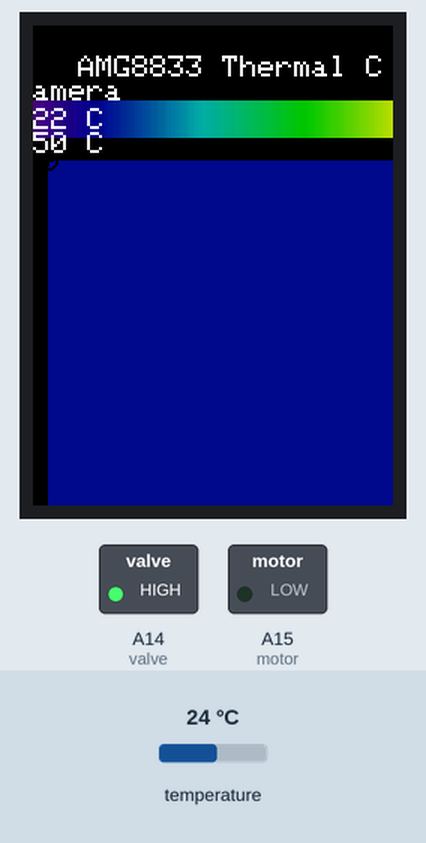
A sketch run on a simulated Arduino Mega 2560, built for the host (arithmetic inside an expression is 32-bit, double 64-bit). On the bench: 240×320 colour display, switched loads named in the sketch (green lamp = pin HIGH). The inputs (shaded band) are chosen by the test bench; at power-on: temperature 24 °C. What the sketch prints to the serial monitor is not drawn.

Above: at 1.9 s.
2.0 s: temperature set to 41 °C
At 2.4 s:
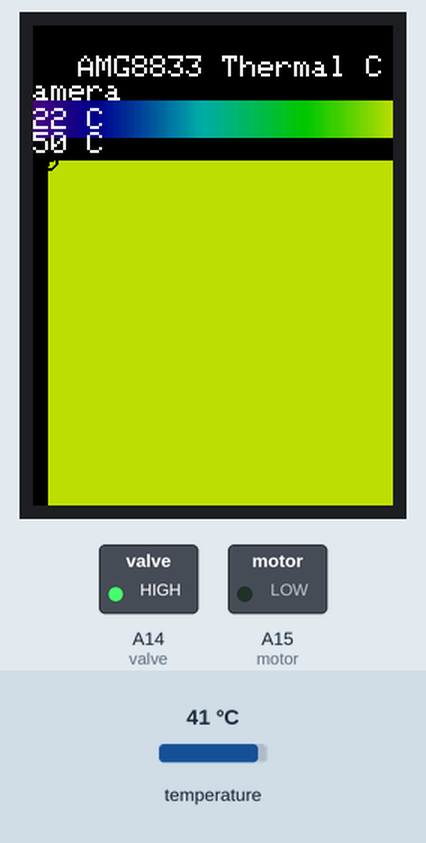
3.6 s: temperature set to 12 °C
At 4.7 s:
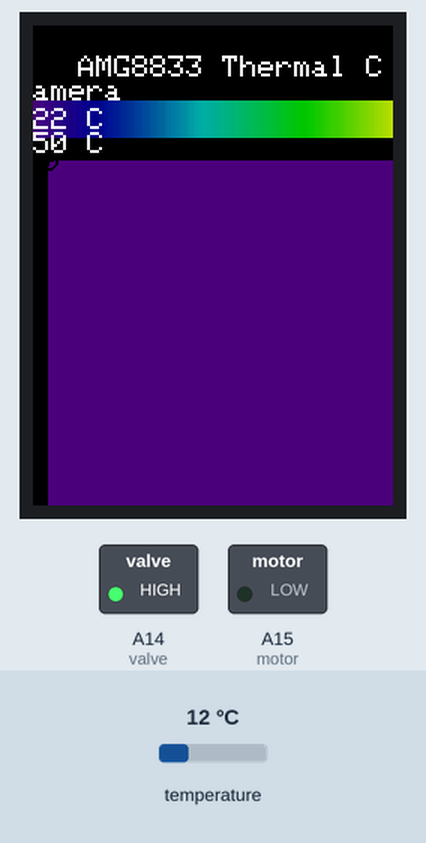
6.6 s: temperature set to 28 °C
At 7.4 s:
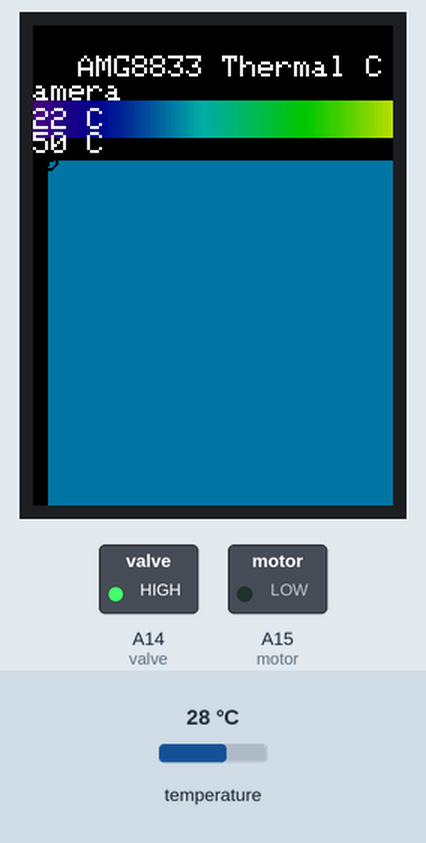
Timing chart, 0 to 9.6 s (numbered marks = the images above; inputs shaded):
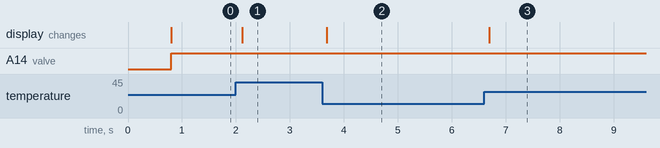

Measured:
- after the input at 2.0 s, the display: changes after 0.12 s (image 1)
- after the input at 3.6 s, the display: changes after 0.08 s (image 2)
- after the input at 6.6 s, the display: changes after 0.09 s (image 3)

The sketch:

amg8833_tft_lcd.ino
```cpp
#include <MCUFRIEND_kbv.h>
MCUFRIEND_kbv tft;

#include <Wire.h>
#include <Adafruit_AMG88xx.h>

/*______Assign names to colors and pressure_______*/
#define BLACK   0x0000
#define BLUE    0x001F
#define RED     0xF800
#define GREEN   0x07E0
#define CYAN    0x07FF
#define MAGENTA 0xF81F
#define YELLOW  0xFFE0
#define WHITE   0xFFFF
#define GRAY    0x8410


//nilai temperartur min yang ditampilkan
#define MINTEMP 22

//nilai temperartur max yang ditampilkan
#define MAXTEMP 50

#define valve A14
#define motor A15

int n;
int bil[100];
int mod[100];
int x;
int k = 1;
#define akurasi 70 //dalam persen

//the colors we will be using
int camColors[] = {0x480F,
                   0x400F, 0x400F, 0x400F, 0x4010, 0x3810, 0x3810, 0x3810, 0x3810, 0x3010, 0x3010,
                   0x3010, 0x2810, 0x2810, 0x2810, 0x2810, 0x2010, 0x2010, 0x2010, 0x1810, 0x1810,
                   0x1811, 0x1811, 0x1011, 0x1011, 0x1011, 0x0811, 0x0811, 0x0811, 0x0011, 0x0011,
                   0x0011, 0x0011, 0x0011, 0x0031, 0x0031, 0x0051, 0x0072, 0x0072, 0x0092, 0x00B2,
                   0x00B2, 0x00D2, 0x00F2, 0x00F2, 0x0112, 0x0132, 0x0152, 0x0152, 0x0172, 0x0192,
                   0x0192, 0x01B2, 0x01D2, 0x01F3, 0x01F3, 0x0213, 0x0233, 0x0253, 0x0253, 0x0273,
                   0x0293, 0x02B3, 0x02D3, 0x02D3, 0x02F3, 0x0313, 0x0333, 0x0333, 0x0353, 0x0373,
                   0x0394, 0x03B4, 0x03D4, 0x03D4, 0x03F4, 0x0414, 0x0434, 0x0454, 0x0474, 0x0474,
                   0x0494, 0x04B4, 0x04D4, 0x04F4, 0x0514, 0x0534, 0x0534, 0x0554, 0x0554, 0x0574,
                   0x0574, 0x0573, 0x0573, 0x0573, 0x0572, 0x0572, 0x0572, 0x0571, 0x0591, 0x0591,
                   0x0590, 0x0590, 0x058F, 0x058F, 0x058F, 0x058E, 0x05AE, 0x05AE, 0x05AD, 0x05AD,
                   0x05AD, 0x05AC, 0x05AC, 0x05AB, 0x05CB, 0x05CB, 0x05CA, 0x05CA, 0x05CA, 0x05C9,
                   0x05C9, 0x05C8, 0x05E8, 0x05E8, 0x05E7, 0x05E7, 0x05E6, 0x05E6, 0x05E6, 0x05E5,
                   0x05E5, 0x0604, 0x0604, 0x0604, 0x0603, 0x0603, 0x0602, 0x0602, 0x0601, 0x0621,
                   0x0621, 0x0620, 0x0620, 0x0620, 0x0620, 0x0E20, 0x0E20, 0x0E40, 0x1640, 0x1640,
                   0x1E40, 0x1E40, 0x2640, 0x2640, 0x2E40, 0x2E60, 0x3660, 0x3660, 0x3E60, 0x3E60,
                   0x3E60, 0x4660, 0x4660, 0x4E60, 0x4E80, 0x5680, 0x5680, 0x5E80, 0x5E80, 0x6680,
                   0x6680, 0x6E80, 0x6EA0, 0x76A0, 0x76A0, 0x7EA0, 0x7EA0, 0x86A0, 0x86A0, 0x8EA0,
                   0x8EC0, 0x96C0, 0x96C0, 0x9EC0, 0x9EC0, 0xA6C0, 0xAEC0, 0xAEC0, 0xB6E0, 0xB6E0,
                   0xBEE0, 0xBEE0, 0xC6E0, 0xC6E0, 0xCEE0, 0xCEE0, 0xD6E0, 0xD700, 0xDF00, 0xDEE0,
                   0xDEC0, 0xDEA0, 0xDE80, 0xDE80, 0xE660, 0xE640, 0xE620, 0xE600, 0xE5E0, 0xE5C0,
                   0xE5A0, 0xE580, 0xE560, 0xE540, 0xE520, 0xE500, 0xE4E0, 0xE4C0, 0xE4A0, 0xE480,
                   0xE460, 0xEC40, 0xEC20, 0xEC00, 0xEBE0, 0xEBC0, 0xEBA0, 0xEB80, 0xEB60, 0xEB40,
                   0xEB20, 0xEB00, 0xEAE0, 0xEAC0, 0xEAA0, 0xEA80, 0xEA60, 0xEA40, 0xF220, 0xF200,
                   0xF1E0, 0xF1C0, 0xF1A0, 0xF180, 0xF160, 0xF140, 0xF100, 0xF0E0, 0xF0C0, 0xF0A0,
                   0xF080, 0xF060, 0xF040, 0xF020, 0xF800,
                  };

Adafruit_AMG88xx amg;


#define AMG_COLS 8
#define AMG_ROWS 8
float pixels[AMG_COLS * AMG_ROWS];
float pixels2[AMG_COLS * AMG_ROWS];

#define INTERPOLATED_COLS 30  //24
#define INTERPOLATED_ROWS 30  //24


float get_point(float *p, uint8_t rows, uint8_t cols, int8_t x, int8_t y);
void set_point(float *p, uint8_t rows, uint8_t cols, int8_t x, int8_t y, float f);
void get_adjacents_1d(float *src, float *dest, uint8_t rows, uint8_t cols, int8_t x, int8_t y);
void get_adjacents_2d(float *src, float *dest, uint8_t rows, uint8_t cols, int8_t x, int8_t y);
float cubicInterpolate(float p[], float x);
float bicubicInterpolate(float p[], float x, float y);
void interpolate_image(float *src, uint8_t src_rows, uint8_t src_cols,
                       float *dest, uint8_t dest_rows, uint8_t dest_cols);
void findmod(int bil[], int n, int mod[]);

void setup() {
  delay(500);
  Serial.begin(115200);
  Serial.println("\n\nAMG88xx Interpolated Thermal Camera!");

  pinMode(motor, OUTPUT);
  pinMode(valve, OUTPUT);
  uint16_t ID = tft.readID();
  tft.begin(ID);
  tft.setRotation(0);
  tft.fillScreen(BLACK);
  colorbar();

  // default settings
  if (!amg.begin()) {
    Serial.println("Could not find a valid AMG88xx sensor, check wiring!");
    while (1) {
      delay(1);
    }
  }

  Serial.println("-- Thermal Camera Test --");
}

float pix_max, pos_x, pos_y;

void loop() {
  //read all the pixels
  amg.readPixels(pixels2);
  for (int i = 0; i < 64; i++) {
    pixels[i] = (pixels2[((((int)(i / 8) * 8) + 7) - (i % 8))]) + 2.5; //error +2.5c
    // Serial.println(pixels[i]);
  }
  //#ifdef DEBUG
  //  Serial.print("[");
  //  for (int i = 1; i <= AMG88xx_PIXEL_ARRAY_SIZE; i++) {
  //    Serial.print(pixels[(i - 1)]);
  //    Serial.print(", ");
  //    if ( i % 8 == 0 ) Serial.println();
  //  }
  //  Serial.println("]");
  //  Serial.println();
  //#endif

  float dest_2d[INTERPOLATED_ROWS * INTERPOLATED_COLS];

  // int32_t t = millis();
  interpolate_image(pixels, AMG_ROWS, AMG_COLS, dest_2d, INTERPOLATED_ROWS, INTERPOLATED_COLS);
  //#ifdef DEBUG
  //  Serial.print("Interpolation took "); Serial.print(millis() - t); Serial.println(" ms");
  //#endif


  uint16_t boxsize = min(tft.width() / INTERPOLATED_COLS, tft.height() / INTERPOLATED_COLS);
  //uint16_t boxsize = 20;
  drawpixels(dest_2d, INTERPOLATED_ROWS, INTERPOLATED_COLS, boxsize, boxsize, false);

  tft.setTextColor(WHITE);
  tft.setCursor(20, 430);
  tft.setTextSize(3);
  tft.fillRect(10, 430, 120, 30, BLACK );
  tft.print("MAX:");
  tft.fillRect(70, 430, 120, 30, BLACK );
  tft.print(pix_max);
  tft.print(" C");
  tft.drawCircle(pos_x, pos_y, 6, 0);
  tft.drawCircle(pos_x, pos_y, 5, 0);
  tft.drawLine(pos_x, pos_y - 3, pos_x, pos_y + 3, 0);
  tft.drawLine(pos_x - 3, pos_y, pos_x + 3, pos_y, 0);
  pix_max = 0;

  if (k >= akurasi) {
    //tft.setCursor(0, 420);
    tft.fillRect(260, 420, 50, 50, GREEN );
    digitalWrite(motor, 0);
    digitalWrite(valve, 1);
  }
  else {
    tft.fillRect(260, 420, 50, 50, RED );
    digitalWrite(motor, 1);
    digitalWrite(valve, 0);
  }
  Serial.println(k);


}

void drawpixels(float *p, uint8_t rows, uint8_t cols, uint8_t boxWidth, uint8_t boxHeight, boolean showVal) {
  int colorTemp;
  int warna[128];
  int i = 0;
  for (int y = 0; y < rows; y++) {
    for (int x = 0; x < cols; x++) {
      float val = get_point(p, rows, cols, x, y);
      if (val >= MAXTEMP) colorTemp = MAXTEMP;
      else if (val <= MINTEMP) colorTemp = MINTEMP;
      else colorTemp = val;

      uint8_t colorIndex = map(colorTemp, MINTEMP, MAXTEMP, 0, 255);
      colorIndex = constrain(colorIndex, 0, 255);
      //draw the pixels!
      uint16_t color;
      color = val * 2;
      tft.fillRect(boxWidth * x + 10, boxHeight * y + 90, boxWidth, boxHeight, camColors[colorIndex]);
      if (y == -x + rows || y == x || x == rows / 2 || y == rows / 2) {
        //tft.fillRect(boxWidth * x, boxHeight * y + 90, boxWidth, boxHeight, camColors[colorIndex]);
        warna[i] = camColors[colorIndex];
        i++;
      }

      if (pix_max < val) {
        pix_max = val;
        pos_x = boxWidth * x + 10;
        pos_y = boxHeight * y + 90;
      }


      if (showVal) {
        tft.setCursor(boxWidth * y + boxWidth / 2 - 12, 40 + boxHeight * x + boxHeight / 2 - 4);
        tft.setTextColor(WHITE);  tft.setTextSize(1);
        tft.print(val, 1);
      }
    }
  }
  findmod(warna, 100, mod);
}


#include <Arduino.h>

float get_point(float *p, uint8_t rows, uint8_t cols, int8_t x, int8_t y);
void set_point(float *p, uint8_t rows, uint8_t cols, int8_t x, int8_t y,
               float f);
void get_adjacents_1d(float *src, float *dest, uint8_t rows, uint8_t cols,
                      int8_t x, int8_t y);
void get_adjacents_2d(float *src, float *dest, uint8_t rows, uint8_t cols,
                      int8_t x, int8_t y);
float cubicInterpolate(float p[], float x);
float bicubicInterpolate(float p[], float x, float y);
void interpolate_image(float *src, uint8_t src_rows, uint8_t src_cols,
                       float *dest, uint8_t dest_rows, uint8_t dest_cols);

float get_point(float *p, uint8_t rows, uint8_t cols, int8_t x, int8_t y) {
  if (x < 0)
    x = 0;
  if (y < 0)
    y = 0;
  if (x >= cols)
    x = cols - 1;
  if (y >= rows)
    y = rows - 1;
  return p[y * cols + x];
}

void set_point(float *p, uint8_t rows, uint8_t cols, int8_t x, int8_t y,
               float f) {
  if ((x < 0) || (x >= cols))
    return;
  if ((y < 0) || (y >= rows))
    return;
  p[y * cols + x] = f;
}

// src is a grid src_rows * src_cols
// dest is a pre-allocated grid, dest_rows*dest_cols
void interpolate_image(float *src, uint8_t src_rows, uint8_t src_cols,
                       float *dest, uint8_t dest_rows, uint8_t dest_cols) {
  float mu_x = (src_cols - 1.0) / (dest_cols - 1.0);
  float mu_y = (src_rows - 1.0) / (dest_rows - 1.0);

  float adj_2d[16]; // matrix for storing adjacents

  for (uint8_t y_idx = 0; y_idx < dest_rows; y_idx++) {
    for (uint8_t x_idx = 0; x_idx < dest_cols; x_idx++) {
      float x = x_idx * mu_x;
      float y = y_idx * mu_y;
      // Serial.print("("); Serial.print(y_idx); Serial.print(", ");
      // Serial.print(x_idx); Serial.print(") = "); Serial.print("(");
      // Serial.print(y); Serial.print(", "); Serial.print(x); Serial.print(") =
      // ");
      get_adjacents_2d(src, adj_2d, src_rows, src_cols, x, y);
      /*
        Serial.print("[");
        for (uint8_t i=0; i<16; i++) {
        Serial.print(adj_2d[i]); Serial.print(", ");
        }
        Serial.println("]");
      */
      float frac_x = x - (int)x; // we only need the ~delta~ between the points
      float frac_y = y - (int)y; // we only need the ~delta~ between the points
      float out = bicubicInterpolate(adj_2d, frac_x, frac_y);
      // Serial.print("\tInterp: "); Serial.println(out);
      set_point(dest, dest_rows, dest_cols, x_idx, y_idx, out);
    }
  }
}

// p is a list of 4 points, 2 to the left, 2 to the right
float cubicInterpolate(float p[], float x) {
  float r = p[1] + (0.5 * x *
                    (p[2] - p[0] +
                     x * (2.0 * p[0] - 5.0 * p[1] + 4.0 * p[2] - p[3] +
                          x * (3.0 * (p[1] - p[2]) + p[3] - p[0]))));
  /*
    Serial.print("interpolating: [");
    Serial.print(p[0],2); Serial.print(", ");
    Serial.print(p[1],2); Serial.print(", ");
    Serial.print(p[2],2); Serial.print(", ");
    Serial.print(p[3],2); Serial.print("] w/"); Serial.print(x); Serial.print("
    = "); Serial.println(r);
  */
  return r;
}

// p is a 16-point 4x4 array of the 2 rows & columns left/right/above/below
float bicubicInterpolate(float p[], float x, float y) {
  float arr[4] = {0, 0, 0, 0};
  arr[0] = cubicInterpolate(p + 0, x);
  arr[1] = cubicInterpolate(p + 4, x);
  arr[2] = cubicInterpolate(p + 8, x);
  arr[3] = cubicInterpolate(p + 12, x);
  return cubicInterpolate(arr, y);
}

// src is rows*cols and dest is a 4-point array passed in already allocated!
void get_adjacents_1d(float *src, float *dest, uint8_t rows, uint8_t cols,
                      int8_t x, int8_t y) {
  // Serial.print("("); Serial.print(x); Serial.print(", "); Serial.print(y);
  // Serial.println(")");
  // pick two items to the left
  dest[0] = get_point(src, rows, cols, x - 1, y);
  dest[1] = get_point(src, rows, cols, x, y);
  // pick two items to the right
  dest[2] = get_point(src, rows, cols, x + 1, y);
  dest[3] = get_point(src, rows, cols, x + 2, y);
}

// src is rows*cols and dest is a 16-point array passed in already allocated!
void get_adjacents_2d(float *src, float *dest, uint8_t rows, uint8_t cols,
                      int8_t x, int8_t y) {
  // Serial.print("("); Serial.print(x); Serial.print(", "); Serial.print(y);
  // Serial.println(")");
  float arr[4];
  for (int8_t delta_y = -1; delta_y < 3; delta_y++) { // -1, 0, 1, 2
    float *row = dest + 4 * (delta_y + 1); // index into each chunk of 4
    for (int8_t delta_x = -1; delta_x < 3; delta_x++) { // -1, 0, 1, 2
      row[delta_x + 1] = get_point(src, rows, cols, x + delta_x, y + delta_y);
    }
  }
}

void colorbar() {
  tft.setTextColor(WHITE);
  tft.setTextSize(2);
  tft.setCursor(30, 20);
  tft.print("AMG8833 Thermal Camera");
  for (int i = 0; i < 320; i++) {
    tft.fillRect(i, 50, 1, 25, camColors[(int)(i * 0.8)]);
  }
  tft.setCursor(0, 55);
  tft.setTextSize(2);
  tft.print(MINTEMP);
  tft.print(" C");
  tft.setCursor(270, 55);
  tft.print(MAXTEMP);
  tft.print(" C");

}

void findmod(int bil[], int n, int mod[])
{
  int total[100];
  k = 1;
  x = 0;
  //untuk mengurutkan secara ascending
  for (int c = 0; c < n; c++)
  {
    for (int i = (n - 1); i >= 0; i--)
    {
      if (bil[i] < bil[i - 1])
      {
        int temp;
        temp = bil[i];
        bil[i] = bil[i - 1];
        bil[i - 1] = temp;
      }
    }
  }
  //menghitung berapa kali muncul tiap angka
  for (int c = 0; c < n; c++)
  {
    total[c] = 0;
    for (int i = 0; i < n; i++)
    {
      if (bil[c] == bil[i])
      {
        total[c]++;
      }
    }
  }
  //menentukan nilai yang paling sering muncul
  for (int c = 0; c < n; c++)
  {
    if (total[c] > k)
    {
      k = total[c];
    }
  }
  //jika modus lebih dari satu
  for (int c = 0; c < n; c++)
  {
    if (x == 0)
      mod[x] = 0;
    else
      mod[x] = mod[x - 1];
    if (total[c] == k)
    {
      if (bil[c] != mod[x])
      {
        mod[x] = bil[c];
        x++;
      }
    }
  }
  //Jika Semua angka muncul sama banyak
  int z = 0;
  for (int c = 0; c < n; c++)
  {
    if (total[c] == k)
    {
      z++;
    }
  }
  if (z == n)
  {
    x = 0;
  }
  //findmod(bil, n, mod);
  if (x == 0)
    Serial.print(" “Tidak Ada Modus!” ");
  else
  {
    Serial.print("Modus : ");
    for (int c = 0; c < x; c++)
    {
      Serial.print( mod[c]);
    }
  }
}
```
